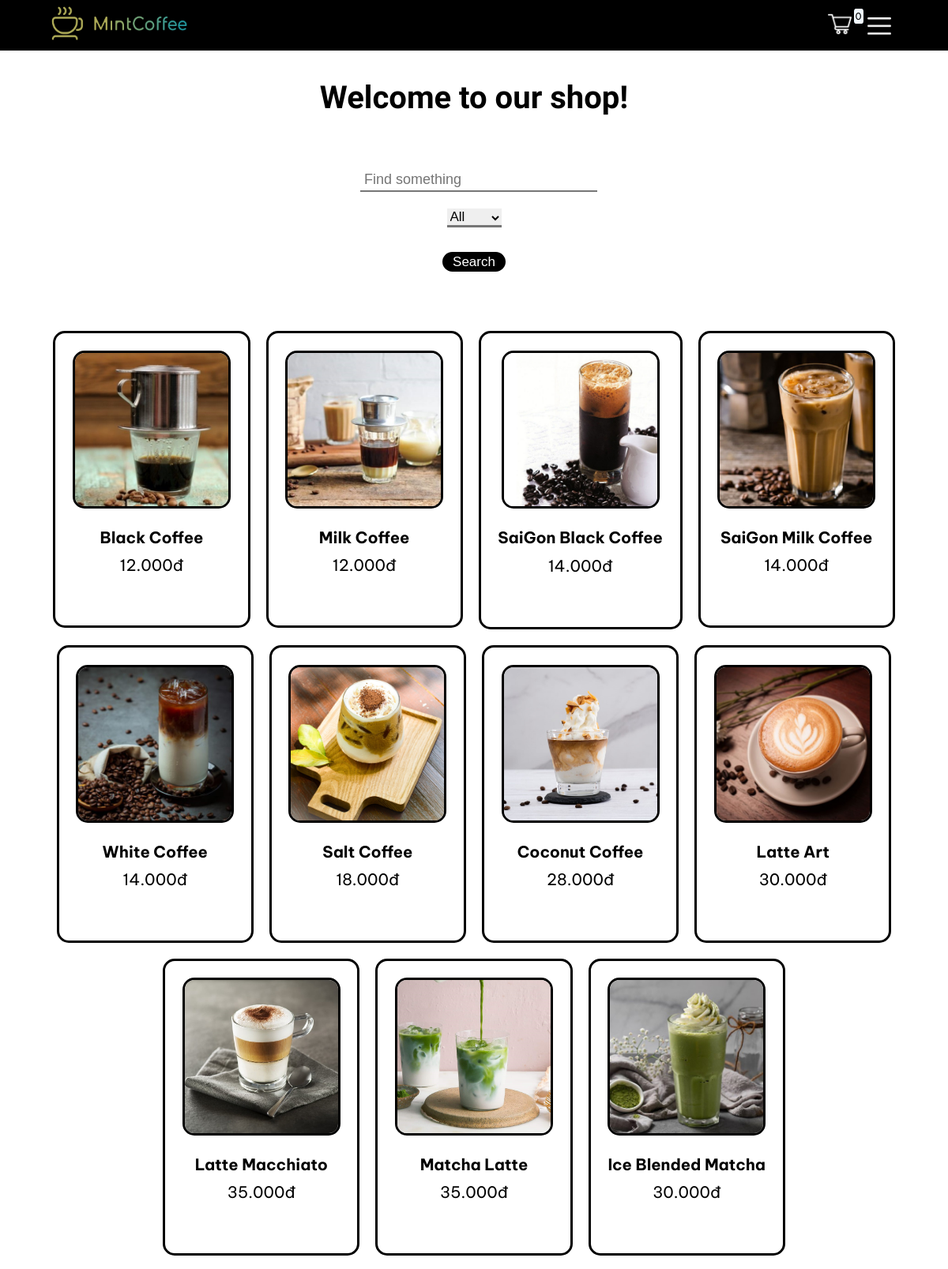
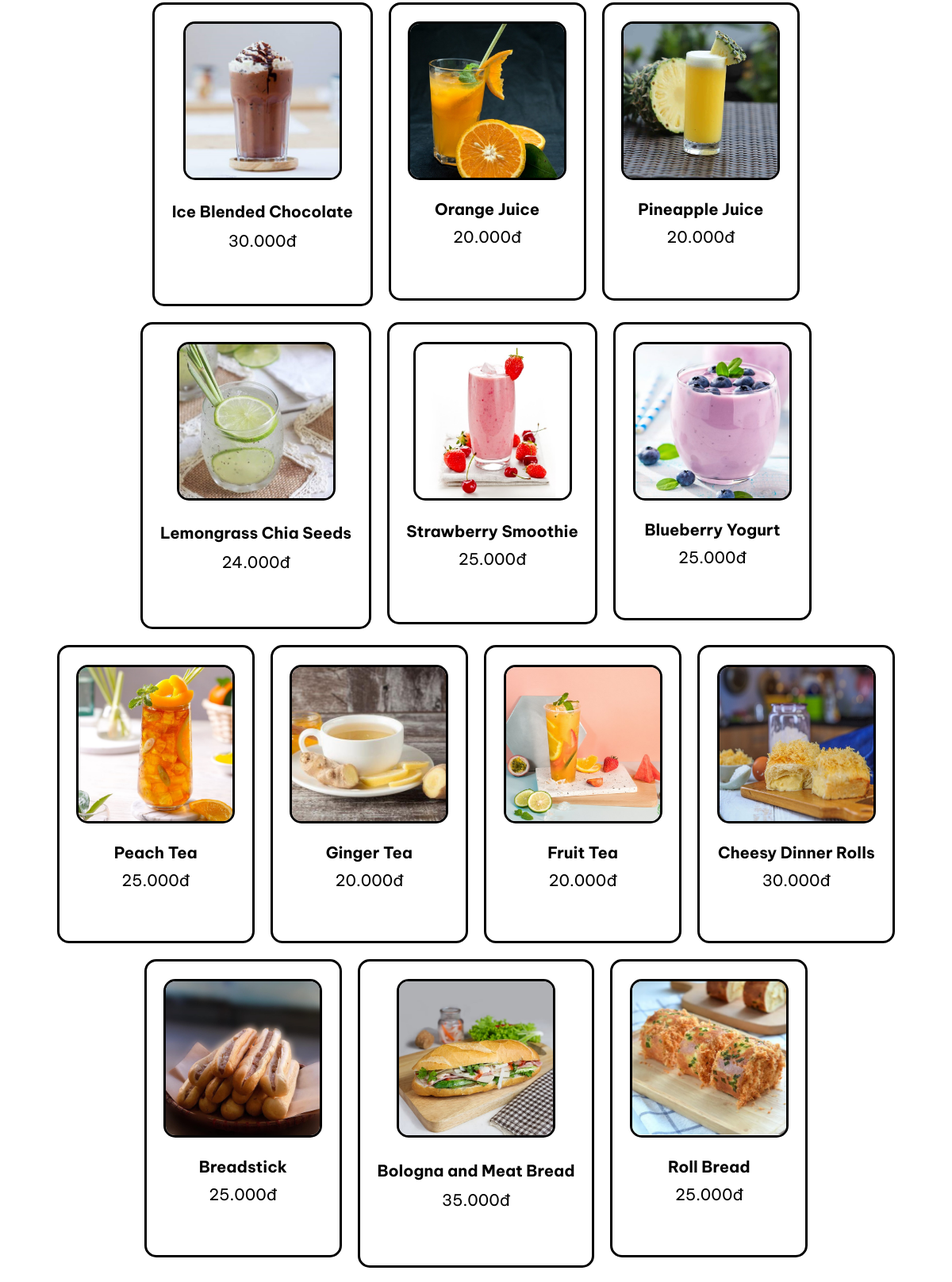
The app's page /PHP/Shop.php (upper part) with its own data (2 pictures, top to bottom).
### tables this page shows
create table product(
	ID_product int auto_increment primary key,
    Name_Product nvarchar(225),
    price nvarchar(225),
    Price_Product int ,
    Image_Product nvarchar(225),
    categories nvarchar(225),
    file_path longtext,
    product_status nvarchar(100)
 );

### PHP/Shop.php (the view, shortened to what this page needs)
<?php
    include 'config.php';
?>
<!DOCTYPE html>
<html lang="en">
<head>
    <link rel="stylesheet" href="/Mint_Coffee/CSS/Shop.css" type="text/css"/>
</head>
<body>
    <div class="menu_bar">
        <a class="logo" href="/Mint_Coffee/Index.html"><img src="/Mint_Coffee/Images/Ảnh chụp màn hình 2023-03-26 140043.png" width="200" height="60"/></a>
        <ul>
            <li><a class="BAG" href="/Mint_Coffee/PHP/cart.php"><img class="bag" src="/Mint_Coffee/Images/shopping-cart.png" style="vertical-align: center;"  width="30" height="30"/><span class="COUNT"><?php echo $_SESSION['count'] ?></span></a></li>
            <li><a href="#"><img src="/Mint_Coffee/Images/menu.png" class="menu" width="30" height="30"></a>
            </li>
        </ul>
    </div>
<br><br><br><br><br>
<h2 class="head_poduct">Welcome to our shop!</h2>
<div class="categories">
    <form method="post" action="">
        <div class="Search_text">
            <input type="text" placeholder=" Find something" class="find" name="FIND" id="Find" maxlength="100" value="<?php echo $_SESSION['MENU_SAVE']?>">
        </div>
        <div class="Choose">
            <select class="menu_choose" name="CHOOSE">
                <option value="All"<?php
                if(isset($_SESSION['user_id'])){echo $_SESSION['all'];}else{echo 'Selected';};?>>All</option>
            </select>
        </div><br>
        <div class="Search_but">
            <button class="reload" name="RELOAD">Search</button>
        </div>
    </form>
</div>
<div class="products">
    <div class="box-container">
        <?php
        if(isset($_SESSION['user_id']) == FALSE){
            $select_product = mysqli_query($conn,"SELECT * FROM mint_coffee.product")or die("Cannot get product");
            if(mysqli_num_rows($select_product) > 0){
                while($fetch_product = mysqli_fetch_assoc($select_product)){
        ?>
            <form method="post" class="box" title="Name: <?php echo $fetch_product['Name_Product']; ?> || price: <?php echo $fetch_product['price'];  ?>">
                <img src="<?php echo $fetch_product['Image_Product']; ?>">
                <div class="name_product"><?php echo $fetch_product['Name_Product']; ?></div>
                <div class="price"><?php echo $fetch_product['price']; ?></div>
                <div class="STA"><?php echo $fetch_product['product_status']; ?></div>
                <input type="number" name="product_quantity" value="1" readonly style="opacity:0; cursor:none"><br>
            </form>
        <?php
                }
            }else{
                ?><div class="wrap_noft"><p class="noft"><?php echo 'No result!' ?></p></div><?php
            }
        }
        ?>
    </div>
</div>
<br><br><br><br><br>
</body>
</html>

### CSS/Shop.css (style rules this page uses)
* { margin: 0; padding: 0; box-sizing: border-box; }
body { font-family: 'Be Vietnam Pro', sans-serif; }
.logo { margin-left: -25px; }
.COUNT { font-size: 12px; background-color: aliceblue; border-radius: 20%; color: black; width: 50%; padding: 2px; }
.bag { float:left; margin-right: 3px; padding-top: 1px; margin-top: 10px; }
.BAG { margin-left: -45%; margin-top: -30%; }
.menu_bar { background-color: black; height: auto; width:100%; align-items: center; display: flex; justify-content: space-between; padding: 0% 6%; position: fixed; z-index: 1000; }
.menu_bar ul { list-style: none; display: flex; }
.menu_bar ul li { align-items:center; display: flex; position: relative; }
.menu_bar ul li a { color:white; text-decoration: none; font-size: 20px; transition: all 1s; }
.menu { margin-top: 15px; margin-left: -15px; transition: 0.25s; }
.categories { padding-top: 5%; text-align: center; display: flex; flex-wrap: wrap; justify-content: space-around ; line-height: 100%; justify-items: center; width: 100%; }
.Search_text { padding: 2%; }
.Search_but { padding: 5%; }
.Choose { padding-top: 5%; }
.menu_choose { border-width: 3px; font-size: 17px; border-style: solid; border-top: none; border-left: none; border-right: none; background-color:none; transition: all 0.75s; outline: 0; }
.find { height: 30px; width: 300px; font-size: 18px; border-top: none; border-right: none; border-left: none; background:none; transition: 0.25s; outline: 0; transition:all 0.75s; }
.reload { width: 80px; height: 25px; transition: 0.25s; font-size: 17px; background-color: black; color: white; border-style: solid; border-color: black; border-radius: 15px; }
.head_poduct { text-align: center; font-size: 40px; font-family: 'Berkshire Swash', cursive; }
.products { display: flex; justify-content: center; }
.box-container { display: flex; flex-wrap: wrap; justify-content: center; width: 100%; padding: 5%; gap: 20px; }
.box { text-align: center; padding: 2%; border-style: solid; border-width: 3px; border-radius: 15px; height: fit-content; transition: 0.25s; }
.box img { height: 200px; width: 200px; border-style: solid; border-width: 3px; border-radius: 15px; }
.name_product { font-size: 20px; padding-top: 10%; font-weight: bold; }
.price { font-size: 20px; padding-top: 5%; padding-bottom: 5%; }
.STA { font-size: 16px; padding-top: 3%; padding-bottom: 3%; }

### records on screen
product: Image_Product (picture), Name_Product "Black Coffee", price "12.000đ"
product: Image_Product (picture), Name_Product "Milk Coffee", price "12.000đ"
product: Image_Product (picture), Name_Product "SaiGon Black Coffee", price "14.000đ"
product: Image_Product (picture), Name_Product "SaiGon Milk Coffee", price "14.000đ"
product: Image_Product (picture), Name_Product "White Coffee", price "14.000đ"
product: Image_Product (picture), Name_Product "Salt Coffee", price "18.000đ"
product: Image_Product (picture), Name_Product "Coconut Coffee", price "28.000đ"
product: Image_Product (picture), Name_Product "Latte Art", price "30.000đ"
product: Image_Product (picture), Name_Product "Latte Macchiato", price "35.000đ"
product: Image_Product (picture), Name_Product "Matcha Latte", price "35.000đ"
product: Image_Product (picture), Name_Product "Ice Blended Matcha", price "30.000đ"
product: Image_Product (picture), Name_Product "Ice Blended Chocolate", price "30.000đ"
product: Image_Product (picture), Name_Product "Orange Juice", price "20.000đ"
product: Image_Product (picture), Name_Product "Pineapple Juice", price "20.000đ"
product: Image_Product (picture), Name_Product "Lemongrass Chia Seeds", price "24.000đ"
product: Image_Product (picture), Name_Product "Strawberry Smoothie", price "25.000đ"
product: Image_Product (picture), Name_Product "Blueberry Yogurt", price "25.000đ"
product: Image_Product (picture), Name_Product "Peach Tea", price "25.000đ"
product: Image_Product (picture), Name_Product "Ginger Tea", price "20.000đ"
product: Image_Product (picture), Name_Product "Fruit Tea", price "20.000đ"
product: Image_Product (picture), Name_Product "Cheesy Dinner Rolls", price "30.000đ"
product: Image_Product (picture), Name_Product "Breadstick", price "25.000đ"
product: Image_Product (picture), Name_Product "Bologna and Meat Bread", price "35.000đ"
product: Image_Product (picture), Name_Product "Roll Bread", price "25.000đ"

### other values on screen
$_SESSION['count'] "0"
